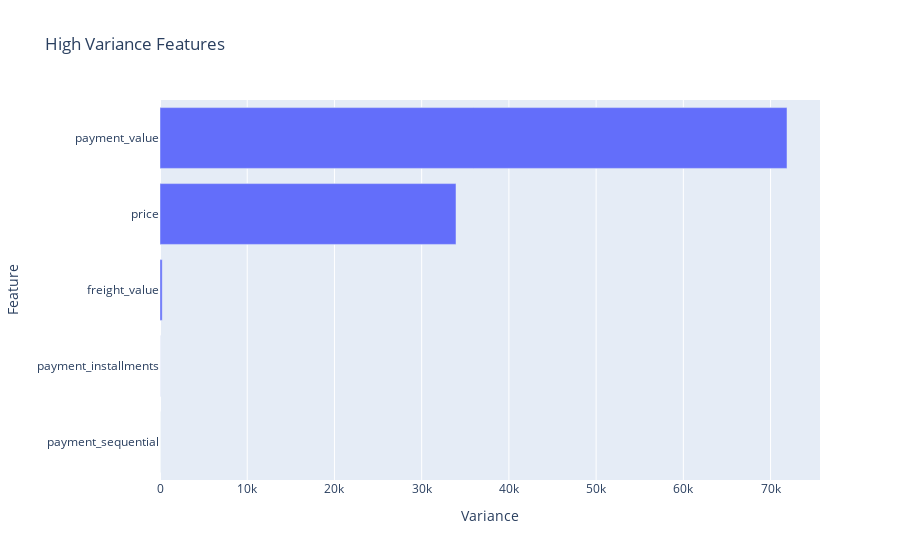

Notebook code cell kept with this figure:
### Code cell
# Create horizontal bar chart of `top_ten_var`
var_fig = px.bar(x=top_ten_var,
            y=top_ten_var.index,
            title="High Variance Features")
var_fig.update_layout(xaxis_title="Variance", yaxis_title="Feature")
var_fig.show()

### Figure 1 — Plotly figure (JSON) as saved in the notebook; plotly's stock layout.template omitted (floating-point values rounded to 4 significant figures)
{"data": [{"alignmentgroup": "True", "hovertemplate": "x=%{x}<br>y=%{y}<extra></extra>", "legendgroup": "", "marker": {"color": "#636efa", "pattern": {"shape": ""}}, "name": "", "offsetgroup": "", "orientation": "h", "showlegend": false, "textposition": "auto", "type": "bar", "x": [0.5261, 7.728, 251.9, 33940.0, 71880.0], "xaxis": "x", "y": ["payment_sequential", "payment_installments", "freight_value", "price", "payment_value"], "yaxis": "y"}], "layout": {"autosize": true, "barmode": "relative", "legend": {"tracegroupgap": 0}, "title": {"text": "High Variance Features"}, "xaxis": {"anchor": "y", "autorange": true, "domain": [0, 1], "range": [0, 75670.0], "title": {"text": "Variance"}, "type": "linear"}, "yaxis": {"anchor": "x", "autorange": true, "domain": [0, 1], "range": [-0.5, 4.5], "title": {"text": "Feature"}, "type": "category"}}}
